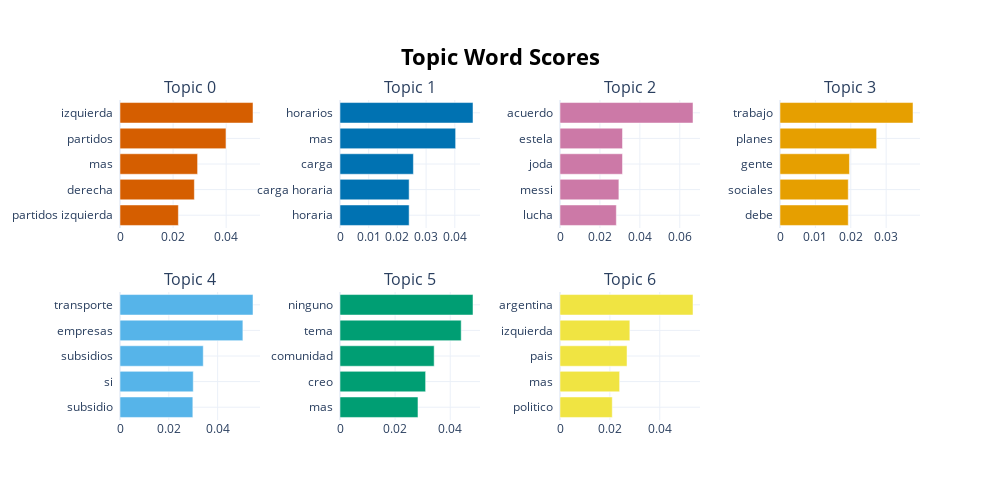

The cell this chart's notebook holds for it:
### Markdown cell above
#### Las palabras mas representativas de cada topico.

### Code cell
model.visualize_barchart(top_n_topics=len(model.get_topics()))

### Figure 1 — Plotly figure (JSON) as saved in the notebook; plotly's stock layout.template omitted (floating-point values rounded to 4 significant figures)
{"data": [{"marker": {"color": "#D55E00"}, "orientation": "h", "type": "bar", "x": [0.022, 0.02802, 0.02923, 0.03993, 0.05011], "xaxis": "x", "y": ["partidos izquierda  ", "derecha  ", "mas  ", "partidos  ", "izquierda  "], "yaxis": "y"}, {"marker": {"color": "#0072B2"}, "orientation": "h", "type": "bar", "x": [0.02409, 0.02409, 0.02557, 0.04028, 0.04634], "xaxis": "x2", "y": ["horaria  ", "carga horaria  ", "carga  ", "mas  ", "horarios  "], "yaxis": "y2"}, {"marker": {"color": "#CC79A7"}, "orientation": "h", "type": "bar", "x": [0.02822, 0.0295, 0.0313, 0.0313, 0.06662], "xaxis": "x3", "y": ["lucha  ", "messi  ", "joda  ", "estela  ", "acuerdo  "], "yaxis": "y3"}, {"marker": {"color": "#E69F00"}, "orientation": "h", "type": "bar", "x": [0.01929, 0.01929, 0.01963, 0.02731, 0.03759], "xaxis": "x4", "y": ["debe  ", "sociales  ", "gente  ", "planes  ", "trabajo  "], "yaxis": "y4"}, {"marker": {"color": "#56B4E9"}, "orientation": "h", "type": "bar", "x": [0.02984, 0.03002, 0.03411, 0.05034, 0.05449], "xaxis": "x5", "y": ["subsidio  ", "si  ", "subsidios  ", "empresas  ", "transporte  "], "yaxis": "y5"}, {"marker": {"color": "#009E73"}, "orientation": "h", "type": "bar", "x": [0.02829, 0.03106, 0.03417, 0.04398, 0.04826], "xaxis": "x6", "y": ["mas  ", "creo  ", "comunidad  ", "tema  ", "ninguno  "], "yaxis": "y6"}, {"marker": {"color": "#F0E442"}, "orientation": "h", "type": "bar", "x": [0.02095, 0.0239, 0.02686, 0.028, 0.05332], "xaxis": "x7", "y": ["politico  ", "mas  ", "pais  ", "izquierda  ", "argentina  "], "yaxis": "y7"}], "layout": {"annotations": [{"font": {"size": 16}, "showarrow": false, "text": "Topic 0", "x": 0.0875, "xanchor": "center", "xref": "paper", "y": 1, "yanchor": "bottom", "yref": "paper"}, {"font": {"size": 16}, "showarrow": false, "text": "Topic 1", "x": 0.3625, "xanchor": "center", "xref": "paper", "y": 1, "yanchor": "bottom", "yref": "paper"}, {"font": {"size": 16}, "showarrow": false, "text": "Topic 2", "x": 0.6375, "xanchor": "center", "xref": "paper", "y": 1, "yanchor": "bottom", "yref": "paper"}, {"font": {"size": 16}, "showarrow": false, "text": "Topic 3", "x": 0.9125, "xanchor": "center", "xref": "paper", "y": 1, "yanchor": "bottom", "yref": "paper"}, {"font": {"size": 16}, "showarrow": false, "text": "Topic 4", "x": 0.0875, "xanchor": "center", "xref": "paper", "y": 0.4, "yanchor": "bottom", "yref": "paper"}, {"font": {"size": 16}, "showarrow": false, "text": "Topic 5", "x": 0.3625, "xanchor": "center", "xref": "paper", "y": 0.4, "yanchor": "bottom", "yref": "paper"}, {"font": {"size": 16}, "showarrow": false, "text": "Topic 6", "x": 0.6375, "xanchor": "center", "xref": "paper", "y": 0.4, "yanchor": "bottom", "yref": "paper"}], "height": 500, "hoverlabel": {"bgcolor": "white", "font": {"family": "Rockwell", "size": 16}}, "showlegend": false, "title": {"font": {"color": "Black", "size": 22}, "text": "<b>Topic Word Scores", "x": 0.5, "xanchor": "center", "yanchor": "top"}, "width": 1000, "xaxis": {"anchor": "y", "domain": [0, 0.175], "showgrid": true}, "xaxis2": {"anchor": "y2", "domain": [0.275, 0.45], "showgrid": true}, "xaxis3": {"anchor": "y3", "domain": [0.55, 0.725], "showgrid": true}, "xaxis4": {"anchor": "y4", "domain": [0.825, 1], "showgrid": true}, "xaxis5": {"anchor": "y5", "domain": [0, 0.175], "showgrid": true}, "xaxis6": {"anchor": "y6", "domain": [0.275, 0.45], "showgrid": true}, "xaxis7": {"anchor": "y7", "domain": [0.55, 0.725], "showgrid": true}, "xaxis8": {"anchor": "y8", "domain": [0.825, 1], "showgrid": true}, "yaxis": {"anchor": "x", "domain": [0.6, 1], "showgrid": true}, "yaxis2": {"anchor": "x2", "domain": [0.6, 1], "showgrid": true}, "yaxis3": {"anchor": "x3", "domain": [0.6, 1], "showgrid": true}, "yaxis4": {"anchor": "x4", "domain": [0.6, 1], "showgrid": true}, "yaxis5": {"anchor": "x5", "domain": [0, 0.4], "showgrid": true}, "yaxis6": {"anchor": "x6", "domain": [0, 0.4], "showgrid": true}, "yaxis7": {"anchor": "x7", "domain": [0, 0.4], "showgrid": true}, "yaxis8": {"anchor": "x8", "domain": [0, 0.4], "showgrid": true}}}
